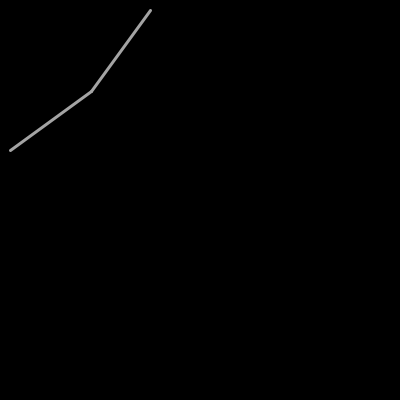
Frame 1 (no input)
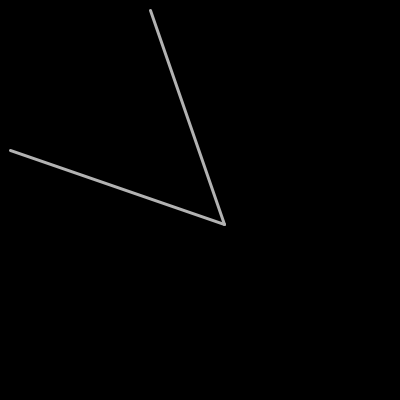
Frame 60 (the mouse pressed at the canvas centre just before this capture)
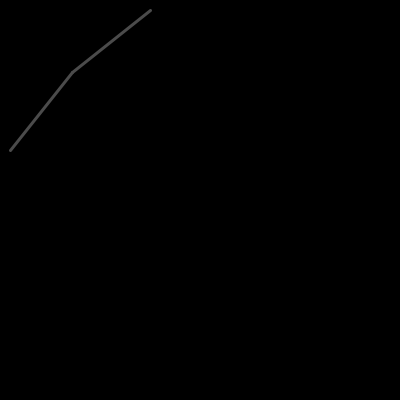
Frame 120 (the mouse held since frame 60 and released just before this capture)

The Processing sketch that drew these frames (run headless with seeded random() and noise(); from frame 60 on, the mouse is pressed at the canvas centre):

// Processing sketch: processing_13897
// ── processing_13897.pde

float x = 0;
void setup() {
  size(400,400);
}

void draw() {
  float b = random(0,255);
  stroke(b,b,b);
  strokeWeight(3);
  background(0);
for(float a=random(1,350); a>0; a=(a-0.5)%0){
    line(10,150,a,a);
    line(150,10,a,a);
  }
}               
